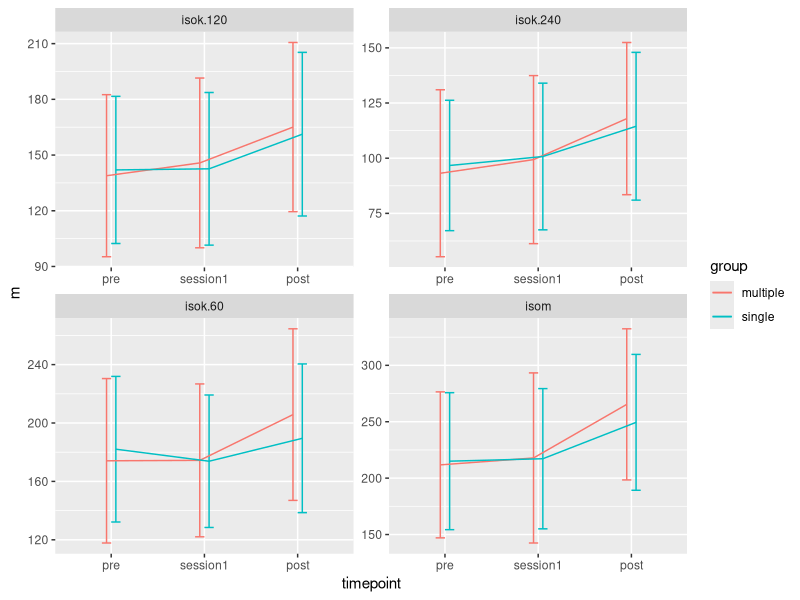
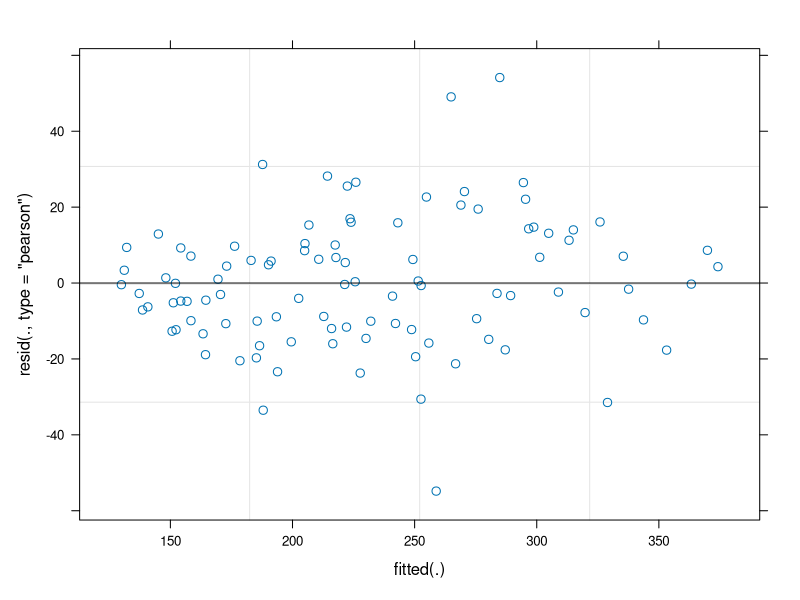

Recreate these plots in R, in order.
## ---- chunk 1
library(tidyverse) # Tidyverse includes the readr package

read_csv("./data/strengthTests.csv") %>%
        filter(!is.na(load)) %>% # Removes missing values
        # Summarise values per group, timepoint, exercise
        group_by(timepoint, group, exercise) %>% 
        summarise(m = mean(load), 
                  s = sd(load), 
                  n = n()) %>%
        group_by() %>% # removes grouping from data frame
        # Change levels in timepoint
        mutate(timepoint = factor(timepoint, 
                                  levels = c("pre", 
                                             "session1", 
                                             "post"))) %>%
        # Creates plot
        ggplot(aes(timepoint, m, group = group, color = group)) + 
        geom_errorbar(aes(ymin = m-s, ymax = m + s), 
                      width = 0.2, 
                      position = position_dodge(width = 0.2)) +
        geom_line(position = position_dodge(width = 0.2)) + 
        facet_wrap(~ exercise, scales = "free")

## ---- chunk 2

## Bad example, inefficient statistical test
temp <- read_csv("./data/strengthTests.csv") %>%
        filter(!is.na(load), 
               timepoint == "post", 
               exercise == "isom") %>%
        print()
 

t.test(load ~ group, data = temp)


## ---- chunk 3

change.data <- read_csv("./data/strengthTests.csv") %>%
        filter(!is.na(load), 
               exercise == "isom") %>%
        mutate(timepoint = if_else(timepoint == "session1", 
                                   "pre", timepoint)) %>%
        group_by(subject, timepoint, group, sex) %>%
        summarise(load = mean(load, na.rm = TRUE)) %>%
        
        pivot_wider(names_from = timepoint, 
                    values_from = load) %>%
        mutate(change = (post - pre)/pre * 100) %>%
        ungroup() %>%
        mutate(pre.mc = pre - mean(pre)) 


t.test(change ~ group, data = change.data, var.equal = TRUE)

## ---- chunk 4

## Linear model (same as t-test)
m1 <- lm(change ~ group, data = change.data)
summary(m1)


## Linear model with baseline values as covariate
m2 <- lm(change ~ pre.mc + group, data = change.data)
summary(m2)





## ---- chunk 5

library(broom) # is used for formatting model summaries 
library(knitr) # is used for making tables

# A simple table from m2 above

tidy(m2) %>%
        # Change names of the term column
        mutate(term = if_else(term == "(Intercept)", "Intercept", 
                              if_else(term == "pre.mc", "Baseline",
                                      "Single-set"))) %>%
        # kable is used to "create" the table. In practice, it 
        # translates your table to html-code.
        kable(col.names = c("Parameter", 
                            "Estimate", "SE", 
                            "t-value", "p-value"), 
              digits = c(NA, 2, 2, 2, 3))


## ---- chunk 6

library(lme4); library(broom)

# Alternative 1 (Two pre- time-points)
raw.data <- read_csv("./data/strengthTests.csv") %>%
        filter(!is.na(load), 
               exercise == "isom") %>%
        mutate(timepoint = if_else(timepoint == "session1", 
                                   "pre", timepoint)) %>%
        mutate(timepoint = factor(timepoint, 
                                  levels = c("pre", "post"))) %>%
        
        print()

# Alternative 2 (combine pre and session1 into one time-point)
raw.data <- read_csv("./data/strengthTests.csv") %>%
        filter(!is.na(load), 
               exercise == "isom") %>%
        mutate(timepoint = factor(timepoint, 
                                  levels = c("pre",
                                             "session1", 
                                             "post"))) %>%
        
        print()



### Mixed model
# See lessons for interpretation of the model
m2 <- lmer(load ~ timepoint * group + (1|subject), 
           data = raw.data)

# Model summary
summary(m2)

# Diagnostics
plot(m2)

# Confidence intervals
confint(m2)


## ---- chunk 7

library(knitr); library(broom)


# creating a table

# We can combine two data frames by adding columns or rows

# The cbind function adds two data frames with simialr rows.

# First we save a tidy output of model 2
 
# tidy.m2 <- tidy(m2) %>%
#         filter(group == "fixed") # removes random effects from summary
# 
# # Next we store the confidence intervals from confint
# # We have to select row 3 to 8 to get the same number of rows
# confint.m2 <- data.frame(confint(m2))[c(3:8),]
# 
# # Next we can comine these by column
# cbind(tidy.m2, confint.m2) %>%
#         select(-group) %>% # deselect "group"-column
#         kable(row.names = FALSE, 
#               col.names = c("Parameter", 
#                             "Estimate", 
#                             "SE", 
#                             "Statistic", 
#                             "Lower CI", 
#                             "Upper CI"), 
#               digits = c(NA, 1, 1, 2, 1, 1)) %>%
#                       print()
# 
# 


